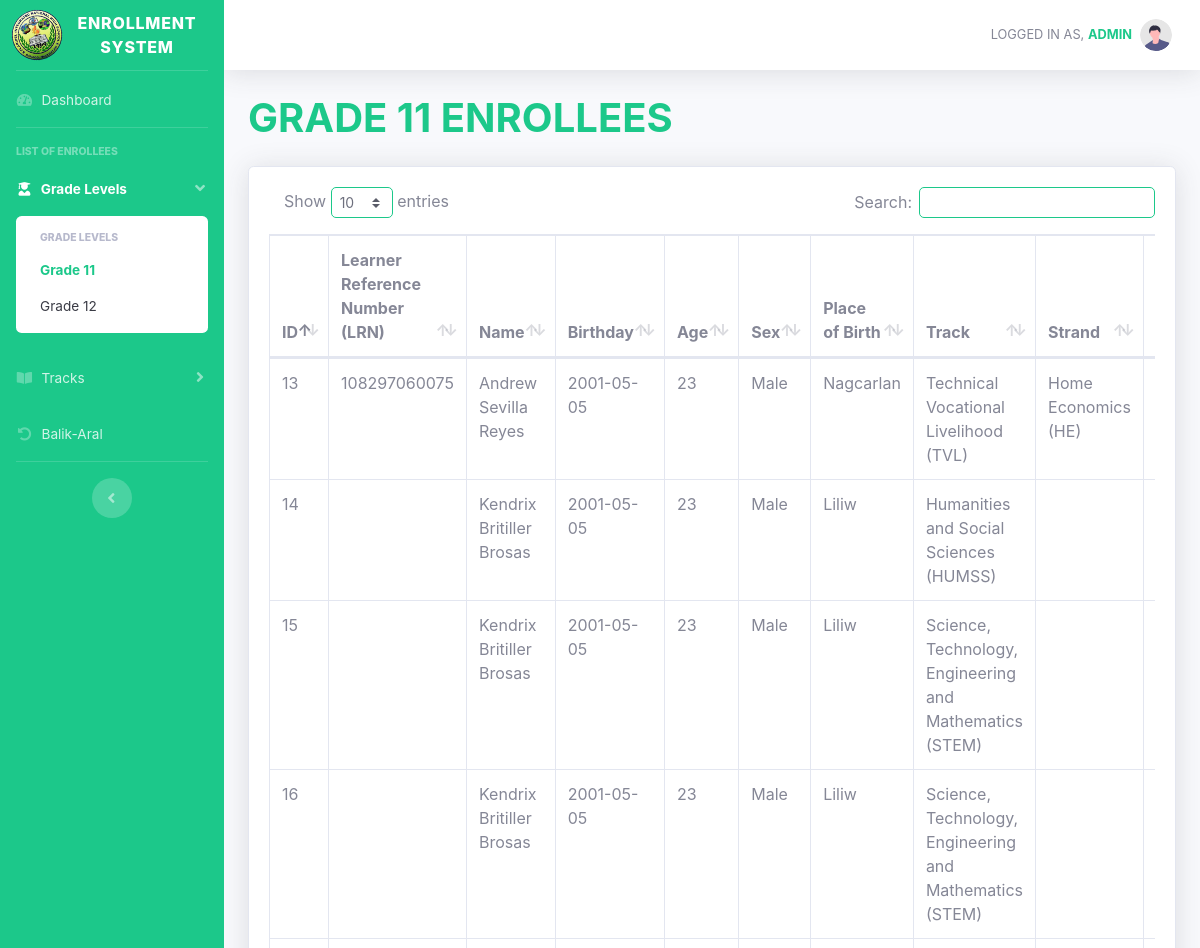
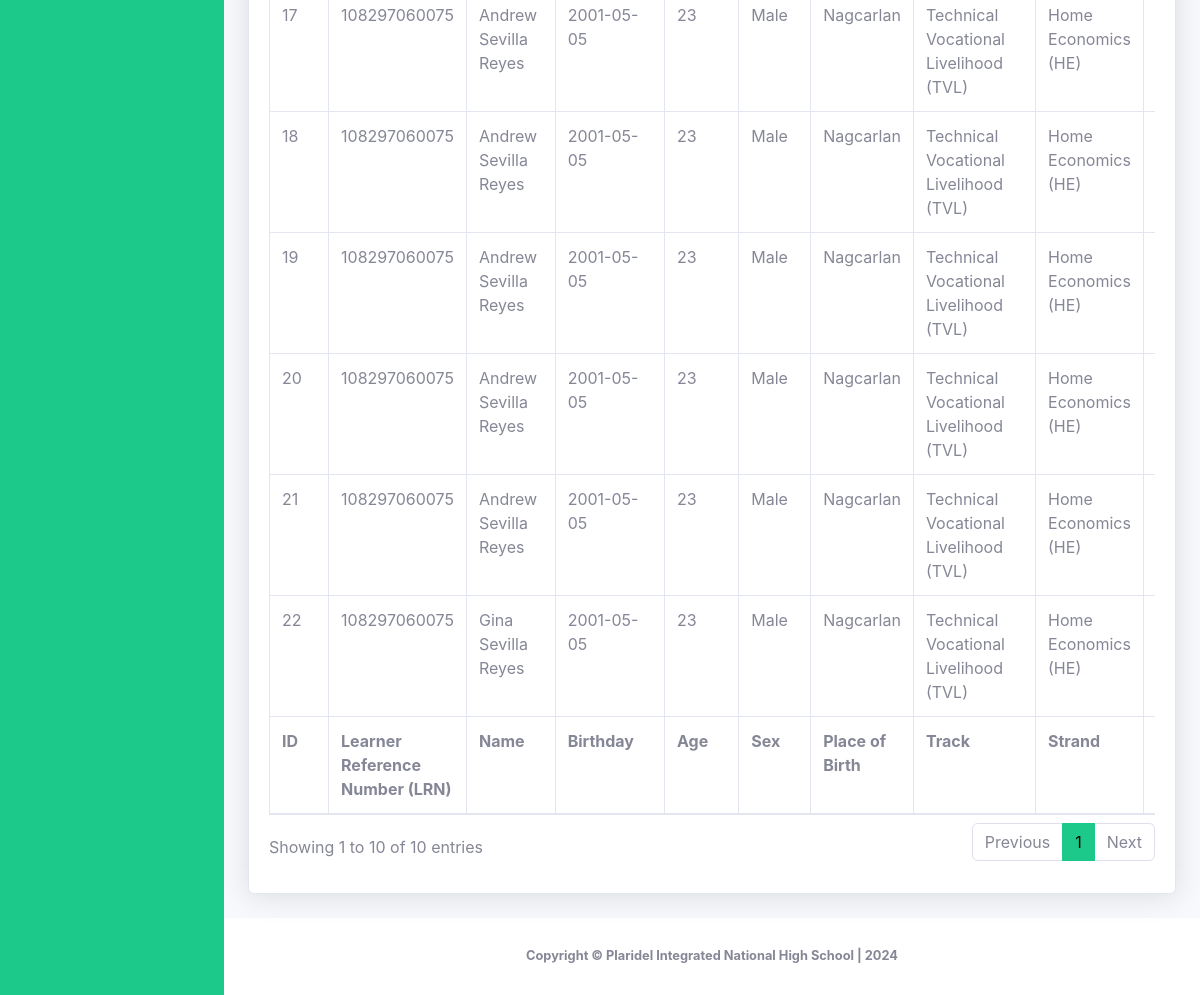
Screenshot of /grade-eleven.php (signed in) with the database file from the repository (2 pictures, top to bottom).
### tables this page shows
CREATE TABLE `enrollment` (
  `id` int(11) NOT NULL,
  `schoolyear` varchar(100) NOT NULL,
  `gradelevel` varchar(100) NOT NULL,
  `lrn` varchar(100) NOT NULL,
  `reference` varchar(100) NOT NULL,
  `balikaral` varchar(100) NOT NULL,
  `birthnumber` varchar(100) NOT NULL,
  `lastname` varchar(100) NOT NULL,
  `firstname` varchar(100) NOT NULL,
  `middlename` varchar(100) NOT NULL,
  `extension` varchar(100) NOT NULL,
  `sex` varchar(100) NOT NULL,
  `birthday` varchar(100) NOT NULL,
  `age` varchar(100) NOT NULL,
  `placeofbirth` varchar(100) NOT NULL,
  `ip` varchar(100) NOT NULL,
  `indigenous` varchar(100) NOT NULL,
  `pantawid` varchar(100) NOT NULL,
  `pantawidProgram` varchar(100) NOT NULL,
  `disability` varchar(100) NOT NULL,
  `learnerdisability` varchar(100) NOT NULL,
  `region_text` varchar(100) NOT NULL,
  `province_text` varchar(100) NOT NULL,
  `city_text` varchar(100) NOT NULL,
  `barangay_text` varchar(100) NOT NULL,
  `zipcode` varchar(100) NOT NULL,
  `permanent_region_text` varchar(100) NOT NULL,
  `permanent_province_text` varchar(100) NOT NULL,
  `permanent_city_text` varchar(100) NOT NULL,
  `permanent_barangay_text` varchar(100) NOT NULL,
  `permanent_zipcode` varchar(100) NOT NULL,
  `fathers_lastname` varchar(100) NOT NULL,
  `fathers_firstname` varchar(100) NOT NULL,
  `fathers_middlename` varchar(100) NOT NULL,
  `fathers_phonenumber` varchar(100) NOT NULL,
  `mothers_lastname` varchar(100) NOT NULL,
  `mothers_firstname` varchar(100) NOT NULL,
  `mothers_middlename` varchar(100) NOT NULL,
  `mothers_phonenumber` varchar(100) NOT NULL,
  `guardians_lastname` varchar(100) NOT NULL,
  `guardians_firstname` varchar(100) NOT NULL,
  `guardians_middlename` varchar(100) NOT NULL,
  `guardians_phonenumber` varchar(100) NOT NULL,
  `lastgradelevel` varchar(100) NOT NULL,
  `lastschoolyear` varchar(100) NOT NULL,
  `lastschoolattended` varchar(100) NOT NULL,
  `schoolid` varchar(100) NOT NULL,
  `semester` varchar(100) NOT NULL,
  `track` varchar(100) NOT NULL,
  `strand` varchar(100) NOT NULL,
  `modality` varchar(100) NOT NULL,
  `date` varchar(100) NOT NULL,
  `time` varchar(100) NOT NULL
);

### grade-eleven.php (the view, shortened to what this page needs)
<!DOCTYPE html>
<html lang="en">
<head>
    <link href="vendor/fontawesome-free/css/all.min.css" rel="stylesheet" type="text/css">
    <link href="css/sb-admin-2.min.css" rel="stylesheet">
    <link href="vendor/datatables/dataTables.bootstrap4.min.css" rel="stylesheet">
</head>
<body id="page-top">
    <div id="wrapper">
        <ul class="navbar-nav bg-success sidebar sidebar-dark accordion" id="accordionSidebar">
            <a class="sidebar-brand d-flex align-items-center justify-content-center" href="adminhome">
                <div class="sidebar-brand-icon rotate-n-15">
                    <img width="50" src="assets/favicon.png" alt="">
                </div>
                <div class="sidebar-brand-text mx-3">ENROLLMENT SYSTEM</div>
            </a>
            <hr class="sidebar-divider my-0">
            <li class="nav-item">
                <a class="nav-link" href="adminhome">
                    <i class="fas fa-fw fa-tachometer-alt"></i>
                    <span>Dashboard</span></a>
            </li>
            <hr class="sidebar-divider">
            <div class="sidebar-heading">
                List of Enrollees
            </div>
            <li class="nav-item active">
                <a class="nav-link" href="#" data-toggle="collapse" data-target="#collapseTwo" aria-expanded="true" aria-controls="collapseTwo">
                    <i class="fas fa-fw fa-user-graduate"></i>
                    <span>Grade Levels</span>
                </a>
                <div id="collapseTwo" class="collapse show" aria-labelledby="headingTwo" data-parent="#accordionSidebar">
                    <div class="bg-white py-2 collapse-inner rounded">
                        <h6 class="collapse-header">Grade Levels</h6>
                        <a class="collapse-item active text-success" href="grade-eleven">Grade 11</a>
                        <a class="collapse-item" href="grade-twelve">Grade 12</a>
                    </div>
                </div>
            </li>
            <li class="nav-item">
                <a class="nav-link collapsed" href="#" data-toggle="collapse" data-target="#collapseUtilities" aria-expanded="true" aria-controls="collapseUtilities">
                    <i class="fas fa-fw fa-book-open"></i>
                    <span>Tracks</span>
                </a>
            </li>
            <li class="nav-item">
                <a class="nav-link " href="balik-aral">
                    <i class="fas fa-fw fa-undo-alt"></i>
                    <span>Balik-Aral</span></a>
            </li>
            <hr class="sidebar-divider d-none d-md-block">
            <div class="text-center d-none d-md-inline">
                <button class="rounded-circle border-0" id="sidebarToggle"></button>
            </div>
        </ul>
        <div id="content-wrapper" class="d-flex flex-column">
            <div id="content">
                <nav class="navbar navbar-expand navbar-light bg-white topbar mb-4 static-top shadow">
                    <ul class="navbar-nav ml-auto">
                        <li class="nav-item dropdown no-arrow">
                            <a class="nav-link dropdown-toggle" href="#" id="userDropdown" role="button" data-toggle="dropdown" aria-haspopup="true" aria-expanded="false">
                                <span class="mr-2 d-none d-lg-inline text-gray-600 small" style="text-transform:uppercase;">Logged in as, <span class="text-success"><strong><?php echo $_SESSION['user']; ?></strong></span></span>
                                <img class="img-profile rounded-circle" src="img/undraw_profile.svg">
                            </a>
                        </li>
                    </ul>
                </nav>
                <div class="container-fluid">
                    <div class="d-sm-flex align-items-center justify-content-between mb-4">
                        <h1 class="h1 mb-0 text-success"><b>GRADE 11 ENROLLEES</b></h1>
                    </div>
                    <div class="card shadow mb-4">
                        <div class="card-body">
                            <div class="table-responsive">
                                <table class="table table-bordered" id="dataTable" width="100%" cellspacing="0">
                                    <thead>
                                        <tr>
                                            <th>ID</th>
                                            <th>Learner Reference Number (LRN)</th>
                                            <th>Name</th>
                                            <th>Birthday</th>
                                            <th>Age</th>
                                            <th>Sex</th>
                                            <th>Place of Birth</th>
                                            <th>Track</th>
                                            <th>Strand</th>
                                            <th>Date</th>
                                        </tr>
                                    </thead>
                                    <tfoot>
                                        <tr>
                                            <th>ID</th>
                                            <th>Learner Reference Number (LRN)</th>
                                            <th>Name</th>
                                            <th>Birthday</th>
                                            <th>Age</th>
                                            <th>Sex</th>
                                            <th>Place of Birth</th>
                                            <th>Track</th>
                                            <th>Strand</th>
                                            <th>Date</th>
                                        </tr>
                                    </tfoot>
                                    <tbody>
                                        <?php
                                        include 'conn.php';
                                        $query = "SELECT * FROM enrollment WHERE gradelevel = 'Grade 11'";
                                        $query_run = mysqli_query($conn, $query);
                                        if (mysqli_num_rows($query_run) > 0) {
                                            foreach ($query_run as $items) {
                                        ?>
                                                <tr>
                                                    <td>
                                                        <?= $items['id']; ?>
                                                    </td>
                                                    <td>
                                                        <?= $items['reference']; ?>
                                                    </td>
                                                    <td>
                                                        <?= $items['firstname'] . " " . $items['middlename'] . " " . $items['lastname'] ?>
                                                    </td>
                                                    <td>
                                                        <?= $items['birthday']; ?>
                                                    </td>
                                                    <td>
                                                        <?= $items['age']; ?>
                                                    </td>
                                                    <td>
                                                        <?= $items['sex']; ?>
                                                    </td>
                                                    <td>
                                                        <?= $items['placeofbirth']; ?>
                                                    </td>
                                                    <td>
                                                        <?= $items['track']; ?>
                                                    </td>
                                                    <td>
                                                        <?= $items['strand']; ?>
                                                    </td>
                                                    <td>
                                                    </td>
                                                </tr>
                                        <?php
                                            }
                                        }
                                        ?>
                                    </tbody>
                                </table>
                            </div>
                        </div>
                    </div>
                </div>
            </div>
            <footer class="sticky-footer bg-white">
                <div class="container my-auto">
                    <div class="copyright text-center my-auto">
                        <span><b>Copyright &copy; Plaridel Integrated National High School | 2024</b></span>
                    </div>
                </div>
            </footer>
        </div>
    </div>
</body>
</html>

### rows the page displays
enrollment: id "13", reference "108297060075", firstname "Andrew", middlename "Sevilla", lastname "Reyes", birthday "2001-05-05", age "23", sex "Male", placeofbirth "Nagcarlan", track "Technical Vocational Livelihood (TVL)", strand "Home Economics (HE)"
enrollment: id "14", firstname "Kendrix", middlename "Britiller", lastname "Brosas", birthday "2001-05-05", age "23", sex "Male", placeofbirth "Liliw", track "Humanities and Social Sciences (HUMSS)"
enrollment: id "15", firstname "Kendrix", middlename "Britiller", lastname "Brosas", birthday "2001-05-05", age "23", sex "Male", placeofbirth "Liliw", track "Science, Technology, Engineering and Mathematics (STEM)"
enrollment: id "16", firstname "Kendrix", middlename "Britiller", lastname "Brosas", birthday "2001-05-05", age "23", sex "Male", placeofbirth "Liliw", track "Science, Technology, Engineering and Mathematics (STEM)"
enrollment: id "17", reference "108297060075", firstname "Andrew", middlename "Sevilla", lastname "Reyes", birthday "2001-05-05", age "23", sex "Male", placeofbirth "Nagcarlan", track "Technical Vocational Livelihood (TVL)", strand "Home Economics (HE)"
enrollment: id "18", reference "108297060075", firstname "Andrew", middlename "Sevilla", lastname "Reyes", birthday "2001-05-05", age "23", sex "Male", placeofbirth "Nagcarlan", track "Technical Vocational Livelihood (TVL)", strand "Home Economics (HE)"
enrollment: id "19", reference "108297060075", firstname "Andrew", middlename "Sevilla", lastname "Reyes", birthday "2001-05-05", age "23", sex "Male", placeofbirth "Nagcarlan", track "Technical Vocational Livelihood (TVL)", strand "Home Economics (HE)"
enrollment: id "20", reference "108297060075", firstname "Andrew", middlename "Sevilla", lastname "Reyes", birthday "2001-05-05", age "23", sex "Male", placeofbirth "Nagcarlan", track "Technical Vocational Livelihood (TVL)", strand "Home Economics (HE)"
enrollment: id "21", reference "108297060075", firstname "Andrew", middlename "Sevilla", lastname "Reyes", birthday "2001-05-05", age "23", sex "Male", placeofbirth "Nagcarlan", track "Technical Vocational Livelihood (TVL)", strand "Home Economics (HE)"
enrollment: id "22", reference "108297060075", firstname "Gina", middlename "Sevilla", lastname "Reyes", birthday "2001-05-05", age "23", sex "Male", placeofbirth "Nagcarlan", track "Technical Vocational Livelihood (TVL)", strand "Home Economics (HE)"

### other values shown
$_SESSION['user'] "ADMIN"
